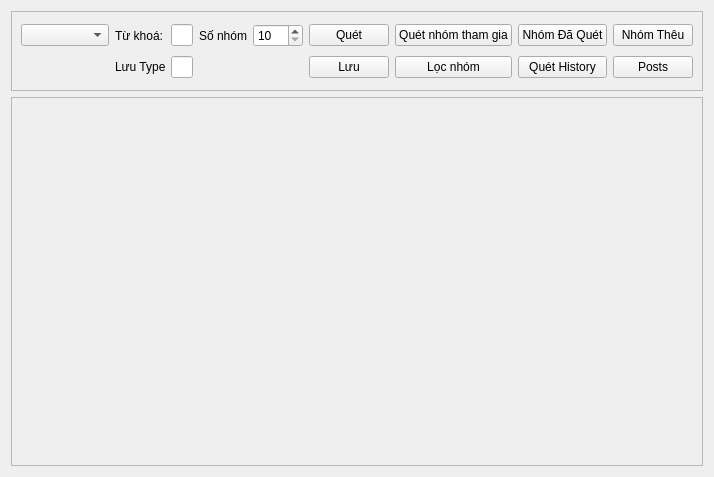
<?xml version="1.0" encoding="UTF-8"?>
<ui version="4.0">
 <class>JoinedGroup</class>
 <widget class="QWidget" name="JoinedGroup">
  <property name="geometry">
   <rect>
    <x>0</x>
    <y>0</y>
    <width>710</width>
    <height>477</height>
   </rect>
  </property>
  <property name="minimumSize">
   <size>
    <width>0</width>
    <height>100</height>
   </size>
  </property>
  <property name="windowTitle">
   <string>Form</string>
  </property>
  <layout class="QVBoxLayout" name="verticalLayout">
   <item>
    <widget class="QFrame" name="frame">
     <property name="minimumSize">
      <size>
       <width>0</width>
       <height>0</height>
      </size>
     </property>
     <property name="maximumSize">
      <size>
       <width>16777215</width>
       <height>80</height>
      </size>
     </property>
     <property name="frameShape">
      <enum>QFrame::StyledPanel</enum>
     </property>
     <property name="frameShadow">
      <enum>QFrame::Raised</enum>
     </property>
     <layout class="QGridLayout" name="gridLayout">
      <item row="1" column="1">
       <widget class="QLabel" name="label_2">
        <property name="maximumSize">
         <size>
          <width>50</width>
          <height>16777215</height>
         </size>
        </property>
        <property name="text">
         <string>Lưu Type:</string>
        </property>
       </widget>
      </item>
      <item row="0" column="0">
       <widget class="QComboBox" name="cb_uids">
        <property name="maximumSize">
         <size>
          <width>400</width>
          <height>16777215</height>
         </size>
        </property>
        <property name="contextMenuPolicy">
         <enum>Qt::NoContextMenu</enum>
        </property>
        <property name="placeholderText">
         <string>Chọn Nick</string>
        </property>
       </widget>
      </item>
      <item row="1" column="6">
       <widget class="QPushButton" name="pushButton">
        <property name="maximumSize">
         <size>
          <width>16777215</width>
          <height>16777215</height>
         </size>
        </property>
        <property name="text">
         <string>Lưu</string>
        </property>
       </widget>
      </item>
      <item row="0" column="10">
       <widget class="QPushButton" name="btn_view_group">
        <property name="maximumSize">
         <size>
          <width>200</width>
          <height>16777215</height>
         </size>
        </property>
        <property name="text">
         <string>Nhóm Thêu</string>
        </property>
       </widget>
      </item>
      <item row="0" column="1">
       <widget class="QLabel" name="label">
        <property name="maximumSize">
         <size>
          <width>50</width>
          <height>16777215</height>
         </size>
        </property>
        <property name="text">
         <string>Từ khoá:</string>
        </property>
       </widget>
      </item>
      <item row="1" column="8">
       <widget class="QPushButton" name="pushButton_2">
        <property name="text">
         <string>Lọc nhóm</string>
        </property>
       </widget>
      </item>
      <item row="0" column="6">
       <widget class="QPushButton" name="btn_scan_by_key">
        <property name="maximumSize">
         <size>
          <width>200</width>
          <height>16777215</height>
         </size>
        </property>
        <property name="text">
         <string>Quét</string>
        </property>
       </widget>
      </item>
      <item row="1" column="3">
       <widget class="QLineEdit" name="le_key_search_2">
        <property name="maximumSize">
         <size>
          <width>200</width>
          <height>16777215</height>
         </size>
        </property>
       </widget>
      </item>
      <item row="0" column="3">
       <widget class="QLineEdit" name="le_key_search">
        <property name="maximumSize">
         <size>
          <width>200</width>
          <height>16777215</height>
         </size>
        </property>
       </widget>
      </item>
      <item row="0" column="9">
       <widget class="QPushButton" name="btn_view_scan_group">
        <property name="maximumSize">
         <size>
          <width>200</width>
          <height>16777215</height>
         </size>
        </property>
        <property name="text">
         <string>Nhóm Đã Quét</string>
        </property>
       </widget>
      </item>
      <item row="0" column="5">
       <widget class="QSpinBox" name="number_of_groups">
        <property name="minimumSize">
         <size>
          <width>50</width>
          <height>0</height>
         </size>
        </property>
        <property name="minimum">
         <number>10</number>
        </property>
        <property name="maximum">
         <number>1000</number>
        </property>
       </widget>
      </item>
      <item row="0" column="8">
       <widget class="QPushButton" name="btn_scan_joined_group">
        <property name="maximumSize">
         <size>
          <width>200</width>
          <height>16777215</height>
         </size>
        </property>
        <property name="text">
         <string>Quét nhóm tham gia</string>
        </property>
       </widget>
      </item>
      <item row="0" column="4">
       <widget class="QLabel" name="label_3">
        <property name="maximumSize">
         <size>
          <width>50</width>
          <height>16777215</height>
         </size>
        </property>
        <property name="text">
         <string>Số nhóm</string>
        </property>
       </widget>
      </item>
      <item row="1" column="10">
       <widget class="QPushButton" name="btn_posts">
        <property name="text">
         <string>Posts</string>
        </property>
       </widget>
      </item>
      <item row="1" column="9">
       <widget class="QPushButton" name="btn_history_posts">
        <property name="text">
         <string>Quét History</string>
        </property>
       </widget>
      </item>
     </layout>
    </widget>
   </item>
   <item>
    <widget class="QFrame" name="tbl_group">
     <property name="frameShape">
      <enum>QFrame::StyledPanel</enum>
     </property>
     <property name="frameShadow">
      <enum>QFrame::Raised</enum>
     </property>
    </widget>
   </item>
  </layout>
 </widget>
 <resources/>
 <connections/>
</ui>
